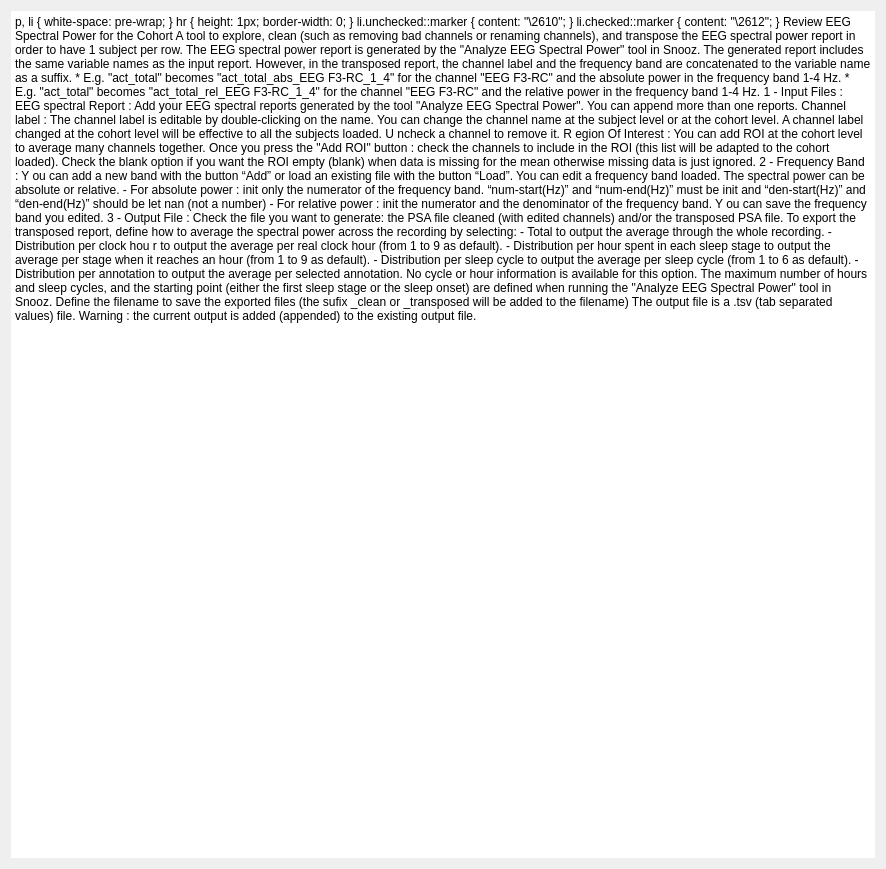
<?xml version="1.0" encoding="UTF-8"?>
<ui version="4.0">
 <class>IntroStep</class>
 <widget class="QWidget" name="IntroStep">
  <property name="geometry">
   <rect>
    <x>0</x>
    <y>0</y>
    <width>886</width>
    <height>869</height>
   </rect>
  </property>
  <property name="windowTitle">
   <string/>
  </property>
  <property name="styleSheet">
   <string>font: 12pt &quot;Roboto&quot;;</string>
  </property>
  <layout class="QHBoxLayout" name="horizontalLayout">
   <item>
    <widget class="QTextEdit" name="textEdit">
     <property name="frameShape">
      <enum>QFrame::Shape::NoFrame</enum>
     </property>
     <property name="frameShadow">
      <enum>QFrame::Shadow::Plain</enum>
     </property>
     <property name="lineWidth">
      <number>0</number>
     </property>
     <property name="readOnly">
      <bool>true</bool>
     </property>
     <property name="html">
      <string>&lt;!DOCTYPE HTML PUBLIC &quot;-//W3C//DTD HTML 4.0//EN&quot; &quot;http://www.w3.org/TR/REC-html40/strict.dtd&quot;&gt;
&lt;html&gt;&lt;head&gt;&lt;meta name=&quot;qrichtext&quot; content=&quot;1&quot; /&gt;&lt;meta charset=&quot;utf-8&quot; /&gt;&lt;style type=&quot;text/css&quot;&gt;
p, li { white-space: pre-wrap; }
hr { height: 1px; border-width: 0; }
li.unchecked::marker { content: &quot;\2610&quot;; }
li.checked::marker { content: &quot;\2612&quot;; }
&lt;/style&gt;&lt;/head&gt;&lt;body style=&quot; font-family:'Roboto'; font-size:12pt; font-weight:400; font-style:normal;&quot;&gt;
&lt;p style=&quot;-qt-paragraph-type:empty; margin-top:0px; margin-bottom:0px; margin-left:0px; margin-right:0px; -qt-block-indent:0; text-indent:0px;&quot;&gt;&lt;br /&gt;&lt;/p&gt;
&lt;p style=&quot; margin-top:0px; margin-bottom:0px; margin-left:0px; margin-right:0px; -qt-block-indent:0; text-indent:0px;&quot;&gt;&lt;span style=&quot; font-weight:600;&quot;&gt;Review EEG Spectral Power for the Cohort&lt;/span&gt;&lt;/p&gt;
&lt;p style=&quot;-qt-paragraph-type:empty; margin-top:0px; margin-bottom:0px; margin-left:0px; margin-right:0px; -qt-block-indent:0; text-indent:0px; font-weight:600;&quot;&gt;&lt;br /&gt;&lt;/p&gt;
&lt;p style=&quot; margin-top:0px; margin-bottom:0px; margin-left:0px; margin-right:0px; -qt-block-indent:0; text-indent:0px;&quot;&gt;A tool to explore, clean (such as removing bad channels or renaming channels), &lt;br /&gt;and transpose the EEG spectral power report in order to have 1 subject per row.&lt;/p&gt;
&lt;p style=&quot; margin-top:0px; margin-bottom:0px; margin-left:0px; margin-right:0px; -qt-block-indent:0; text-indent:0px;&quot;&gt;The EEG spectral power report is generated by the &amp;quot;Analyze EEG Spectral Power&amp;quot; tool in Snooz.&lt;/p&gt;
&lt;p style=&quot;-qt-paragraph-type:empty; margin-top:0px; margin-bottom:0px; margin-left:0px; margin-right:0px; -qt-block-indent:0; text-indent:0px;&quot;&gt;&lt;br /&gt;&lt;/p&gt;
&lt;p style=&quot; margin-top:0px; margin-bottom:0px; margin-left:0px; margin-right:0px; -qt-block-indent:0; text-indent:0px;&quot;&gt;The generated report includes the same variable names as the input report. &lt;/p&gt;
&lt;p style=&quot; margin-top:0px; margin-bottom:0px; margin-left:0px; margin-right:0px; -qt-block-indent:0; text-indent:0px;&quot;&gt;However, in the transposed report, the channel label and the frequency band &lt;br /&gt;are concatenated to the variable name as a suffix.  &lt;/p&gt;
&lt;p style=&quot; margin-top:0px; margin-bottom:0px; margin-left:0px; margin-right:0px; -qt-block-indent:0; text-indent:0px;&quot;&gt;   &lt;/p&gt;
&lt;p style=&quot; margin-top:0px; margin-bottom:0px; margin-left:0px; margin-right:0px; -qt-block-indent:0; text-indent:0px;&quot;&gt;   * E.g. &amp;quot;act_total&amp;quot; becomes &amp;quot;act_total_abs_EEG F3-RC_1_4&amp;quot; &lt;br /&gt;      for the channel &amp;quot;EEG F3-RC&amp;quot; and the absolute power in the frequency band 1-4 Hz. &lt;/p&gt;
&lt;p style=&quot; margin-top:0px; margin-bottom:0px; margin-left:0px; margin-right:0px; -qt-block-indent:0; text-indent:0px;&quot;&gt;   * E.g. &amp;quot;act_total&amp;quot; becomes &amp;quot;act_total_rel_EEG F3-RC_1_4&amp;quot; &lt;/p&gt;
&lt;p style=&quot; margin-top:0px; margin-bottom:0px; margin-left:0px; margin-right:0px; -qt-block-indent:0; text-indent:0px;&quot;&gt;      for the channel &amp;quot;EEG F3-RC&amp;quot; and the relative power in the frequency band 1-4 Hz. &lt;/p&gt;
&lt;p style=&quot;-qt-paragraph-type:empty; margin-top:0px; margin-bottom:0px; margin-left:0px; margin-right:0px; -qt-block-indent:0; text-indent:0px;&quot;&gt;&lt;br /&gt;&lt;/p&gt;
&lt;p style=&quot; margin-top:0px; margin-bottom:0px; margin-left:0px; margin-right:0px; -qt-block-indent:0; text-indent:0px;&quot;&gt;&lt;span style=&quot; text-decoration: underline;&quot;&gt;1 - Input Files :&lt;/span&gt;&lt;/p&gt;
&lt;p style=&quot;-qt-paragraph-type:empty; margin-top:0px; margin-bottom:0px; margin-left:0px; margin-right:0px; -qt-block-indent:0; text-indent:0px;&quot;&gt;&lt;br /&gt;&lt;/p&gt;
&lt;p style=&quot; margin-top:0px; margin-bottom:0px; margin-left:0px; margin-right:0px; -qt-block-indent:0; text-indent:0px;&quot;&gt;&lt;span style=&quot; font-weight:700;&quot;&gt;EEG spectral Report : &lt;/span&gt;&lt;/p&gt;
&lt;p style=&quot; margin-top:0px; margin-bottom:0px; margin-left:0px; margin-right:0px; -qt-block-indent:0; text-indent:0px;&quot;&gt;Add your EEG spectral reports generated by the tool &amp;quot;Analyze EEG Spectral Power&amp;quot;.&lt;/p&gt;
&lt;p style=&quot; margin-top:0px; margin-bottom:0px; margin-left:0px; margin-right:0px; -qt-block-indent:0; text-indent:0px;&quot;&gt;You can append more than one reports. &lt;/p&gt;
&lt;p style=&quot;-qt-paragraph-type:empty; margin-top:0px; margin-bottom:0px; margin-left:0px; margin-right:0px; -qt-block-indent:0; text-indent:0px;&quot;&gt;&lt;br /&gt;&lt;/p&gt;
&lt;p style=&quot; margin-top:0px; margin-bottom:0px; margin-left:0px; margin-right:0px; -qt-block-indent:0; text-indent:0px;&quot;&gt;&lt;span style=&quot; font-weight:700;&quot;&gt;Channel label :&lt;/span&gt; &lt;/p&gt;
&lt;p style=&quot; margin-top:0px; margin-bottom:0px; margin-left:0px; margin-right:0px; -qt-block-indent:0; text-indent:0px;&quot;&gt;&lt;span style=&quot; font-family:'Arial'; color:#000000; background-color:transparent;&quot;&gt;The channel label is editable by double-clicking on the name.&lt;/span&gt;&lt;/p&gt;
&lt;p style=&quot; margin-top:0px; margin-bottom:0px; margin-left:0px; margin-right:0px; -qt-block-indent:0; text-indent:0px;&quot;&gt;&lt;span style=&quot; font-family:'Arial'; color:#000000; background-color:transparent;&quot;&gt;You can change the channel name at the subject level or at the cohort level.&lt;/span&gt;&lt;/p&gt;
&lt;p style=&quot; margin-top:0px; margin-bottom:0px; margin-left:0px; margin-right:0px; -qt-block-indent:0; text-indent:0px;&quot;&gt;&lt;span style=&quot; font-family:'Arial'; color:#000000; background-color:transparent;&quot;&gt;A channel label changed at the cohort level will be effective to all the subjects loaded.&lt;br /&gt;&lt;/span&gt;&lt;a name=&quot;docs-internal-guid-f4d620f5-7fff-c293-f18e-2502f4c333fa&quot;&gt;&lt;/a&gt;&lt;span style=&quot; font-family:'Arial'; color:#000000; background-color:transparent;&quot;&gt;U&lt;/span&gt;&lt;span style=&quot; font-family:'Arial'; color:#000000; background-color:transparent;&quot;&gt;ncheck a channel to remove it.&lt;/span&gt;&lt;/p&gt;
&lt;p style=&quot;-qt-paragraph-type:empty; margin-top:0px; margin-bottom:0px; margin-left:0px; margin-right:0px; -qt-block-indent:0; text-indent:0px; font-family:'Arial'; color:#000000;&quot;&gt;&lt;br /&gt;&lt;/p&gt;
&lt;p style=&quot; margin-top:0px; margin-bottom:0px; margin-left:0px; margin-right:0px; -qt-block-indent:0; text-indent:0px; line-height:138%;&quot;&gt;&lt;a name=&quot;docs-internal-guid-dddb6927-7fff-085b-95eb-f8ee0decd42b&quot;&gt;&lt;/a&gt;&lt;span style=&quot; font-family:'Arial'; font-weight:700; color:#000000; background-color:transparent;&quot;&gt;R&lt;/span&gt;&lt;span style=&quot; font-family:'Arial'; font-weight:700; color:#000000; background-color:transparent;&quot;&gt;egion Of Interest : &lt;/span&gt;&lt;/p&gt;
&lt;p style=&quot; margin-top:0px; margin-bottom:0px; margin-left:0px; margin-right:0px; -qt-block-indent:0; text-indent:0px; line-height:138%;&quot;&gt;&lt;span style=&quot; font-family:'Arial'; color:#000000; background-color:transparent;&quot;&gt;You can add ROI at the cohort level to average many channels together.&lt;br /&gt;Once you press the &amp;quot;Add ROI&amp;quot; button : check the channels to include in the ROI (this list will be adapted to the cohort loaded).&lt;/span&gt;&lt;/p&gt;
&lt;p style=&quot; margin-top:0px; margin-bottom:0px; margin-left:0px; margin-right:0px; -qt-block-indent:0; text-indent:0px; line-height:138%;&quot;&gt;&lt;span style=&quot; font-family:'Arial'; color:#000000; background-color:transparent;&quot;&gt;Check the blank option if you want the ROI empty (blank) when data is missing for the mean otherwise missing data is just ignored.&lt;/span&gt;&lt;/p&gt;
&lt;p style=&quot;-qt-paragraph-type:empty; margin-top:0px; margin-bottom:0px; margin-left:0px; margin-right:0px; -qt-block-indent:0; text-indent:0px; line-height:138%; font-family:'Arial'; color:#000000;&quot;&gt;&lt;br /&gt;&lt;/p&gt;
&lt;p style=&quot; margin-top:0px; margin-bottom:0px; margin-left:0px; margin-right:0px; -qt-block-indent:0; text-indent:0px;&quot;&gt;&lt;span style=&quot; text-decoration: underline;&quot;&gt;2 - Frequency Band :&lt;/span&gt;&lt;/p&gt;
&lt;p style=&quot;-qt-paragraph-type:empty; margin-top:0px; margin-bottom:0px; margin-left:0px; margin-right:0px; -qt-block-indent:0; text-indent:0px;&quot;&gt;&lt;br /&gt;&lt;/p&gt;
&lt;p style=&quot; margin-top:0px; margin-bottom:0px; margin-left:0px; margin-right:0px; -qt-block-indent:0; text-indent:0px;&quot;&gt;&lt;a name=&quot;docs-internal-guid-c9ccd9e0-7fff-5041-9169-1d6acf3f13b1&quot;&gt;&lt;/a&gt;&lt;span style=&quot; font-family:'Arial'; color:#000000; background-color:transparent;&quot;&gt;Y&lt;/span&gt;&lt;span style=&quot; font-family:'Arial'; color:#000000; background-color:transparent;&quot;&gt;ou can add a new band with the button “Add” or load an existing file with the button “Load”.&lt;/span&gt;&lt;/p&gt;
&lt;p style=&quot; margin-top:0px; margin-bottom:0px; margin-left:0px; margin-right:0px; -qt-block-indent:0; text-indent:0px;&quot;&gt;&lt;span style=&quot; font-family:'Arial'; color:#000000; background-color:transparent;&quot;&gt;You can edit a frequency band loaded.&lt;/span&gt;&lt;/p&gt;
&lt;p style=&quot;-qt-paragraph-type:empty; margin-top:0px; margin-bottom:0px; margin-left:0px; margin-right:0px; -qt-block-indent:0; text-indent:0px; font-family:'Arial'; color:#000000;&quot;&gt;&lt;br /&gt;&lt;/p&gt;
&lt;p style=&quot; margin-top:0px; margin-bottom:0px; margin-left:0px; margin-right:0px; -qt-block-indent:0; text-indent:0px;&quot;&gt;&lt;span style=&quot; font-family:'Arial'; color:#000000; background-color:transparent;&quot;&gt;The spectral power can be absolute or relative.&lt;/span&gt;&lt;/p&gt;
&lt;p style=&quot; margin-top:0px; margin-bottom:0px; margin-left:0px; margin-right:0px; -qt-block-indent:0; text-indent:0px;&quot;&gt;&lt;span style=&quot; font-family:'Arial'; color:#000000; background-color:transparent;&quot;&gt;- &lt;/span&gt;&lt;span style=&quot; font-family:'Arial'; font-weight:700; color:#000000; background-color:transparent;&quot;&gt;For absolute power &lt;/span&gt;&lt;span style=&quot; font-family:'Arial'; color:#000000; background-color:transparent;&quot;&gt;: init only the numerator of the frequency band.  “num-start(Hz)” and “num-end(Hz)” must be init and “den-start(Hz)” and “den-end(Hz)” should be let nan (not a number) &lt;/span&gt;&lt;/p&gt;
&lt;p style=&quot; margin-top:0px; margin-bottom:0px; margin-left:0px; margin-right:0px; -qt-block-indent:0; text-indent:0px; line-height:138%; background-color:transparent;&quot;&gt;&lt;span style=&quot; font-family:'Arial'; color:#000000; background-color:transparent;&quot;&gt;- &lt;/span&gt;&lt;span style=&quot; font-family:'Arial'; font-weight:700; color:#000000; background-color:transparent;&quot;&gt;For relative power&lt;/span&gt;&lt;span style=&quot; font-family:'Arial'; color:#000000; background-color:transparent;&quot;&gt; : init the numerator and the denominator of the frequency band.&lt;/span&gt;&lt;/p&gt;
&lt;p style=&quot;-qt-paragraph-type:empty; margin-top:0px; margin-bottom:0px; margin-left:0px; margin-right:0px; -qt-block-indent:0; text-indent:0px; line-height:138%; font-family:'Arial'; color:#000000; background-color:transparent;&quot;&gt;&lt;br /&gt;&lt;/p&gt;
&lt;p style=&quot; margin-top:0px; margin-bottom:0px; margin-left:0px; margin-right:0px; -qt-block-indent:0; text-indent:0px; line-height:138%; background-color:transparent;&quot;&gt;&lt;a name=&quot;docs-internal-guid-93546a18-7fff-7afd-4765-1f4686eca915&quot;&gt;&lt;/a&gt;&lt;span style=&quot; font-family:'Arial'; color:#000000; background-color:transparent;&quot;&gt;Y&lt;/span&gt;&lt;span style=&quot; font-family:'Arial'; color:#000000; background-color:transparent;&quot;&gt;ou can save the frequency band you edited.&lt;/span&gt;&lt;/p&gt;
&lt;p style=&quot;-qt-paragraph-type:empty; margin-top:0px; margin-bottom:0px; margin-left:0px; margin-right:0px; -qt-block-indent:0; text-indent:0px;&quot;&gt;&lt;br /&gt;&lt;/p&gt;
&lt;p style=&quot; margin-top:0px; margin-bottom:0px; margin-left:0px; margin-right:0px; -qt-block-indent:0; text-indent:0px;&quot;&gt;&lt;span style=&quot; text-decoration: underline;&quot;&gt;3 - Output File :&lt;/span&gt;&lt;/p&gt;
&lt;p style=&quot; margin-top:0px; margin-bottom:0px; margin-left:0px; margin-right:0px; -qt-block-indent:0; text-indent:0px;&quot;&gt;	&lt;/p&gt;
&lt;p style=&quot; margin-top:0px; margin-bottom:0px; margin-left:0px; margin-right:0px; -qt-block-indent:0; text-indent:0px;&quot;&gt;Check the file you want to generate: &lt;/p&gt;
&lt;p style=&quot; margin-top:0px; margin-bottom:0px; margin-left:0px; margin-right:0px; -qt-block-indent:0; text-indent:0px;&quot;&gt;the PSA file cleaned (with edited channels) and/or the transposed PSA file. &lt;/p&gt;
&lt;p style=&quot;-qt-paragraph-type:empty; margin-top:0px; margin-bottom:0px; margin-left:0px; margin-right:0px; -qt-block-indent:0; text-indent:0px;&quot;&gt;&lt;br /&gt;&lt;/p&gt;
&lt;p style=&quot; margin-top:0px; margin-bottom:0px; margin-left:0px; margin-right:0px; -qt-block-indent:0; text-indent:0px;&quot;&gt;To export the transposed report, define how to average the spectral power across the recording by selecting: &lt;/p&gt;
&lt;p style=&quot; margin-top:0px; margin-bottom:0px; margin-left:0px; margin-right:0px; -qt-block-indent:0; text-indent:0px;&quot;&gt;-&lt;span style=&quot; font-weight:700;&quot;&gt;Total&lt;/span&gt; to output the average through the whole recording.&lt;br /&gt;-&lt;span style=&quot; font-weight:700;&quot;&gt;Distribution per clock hou&lt;/span&gt;r to output the average per real clock hour (from 1 to 9 as default).&lt;/p&gt;
&lt;p style=&quot; margin-top:0px; margin-bottom:0px; margin-left:0px; margin-right:0px; -qt-block-indent:0; text-indent:0px;&quot;&gt;-&lt;span style=&quot; font-weight:700;&quot;&gt;Distribution per hour spent in each sleep stage&lt;/span&gt; to output the average per stage when it reaches an hour (from 1 to 9 as default).&lt;/p&gt;
&lt;p style=&quot; margin-top:0px; margin-bottom:0px; margin-left:0px; margin-right:0px; -qt-block-indent:0; text-indent:0px;&quot;&gt;-&lt;span style=&quot; font-weight:700;&quot;&gt;Distribution per sleep cycle &lt;/span&gt;to output the average per sleep cycle (from 1 to 6 as default).&lt;br /&gt;-&lt;span style=&quot; font-weight:700;&quot;&gt;Distribution per annotation&lt;/span&gt; to output the average per selected annotation. No cycle or hour information is available for this option.&lt;/p&gt;
&lt;p style=&quot;-qt-paragraph-type:empty; margin-top:0px; margin-bottom:0px; margin-left:0px; margin-right:0px; -qt-block-indent:0; text-indent:0px;&quot;&gt;&lt;br /&gt;&lt;/p&gt;
&lt;p style=&quot; margin-top:0px; margin-bottom:0px; margin-left:0px; margin-right:0px; -qt-block-indent:0; text-indent:0px;&quot;&gt;The maximum number of hours and sleep cycles, and the starting point (either the first sleep stage or the sleep onset) are defined when running the &amp;quot;Analyze EEG Spectral Power&amp;quot; tool in Snooz.&lt;/p&gt;
&lt;p style=&quot;-qt-paragraph-type:empty; margin-top:0px; margin-bottom:0px; margin-left:0px; margin-right:0px; -qt-block-indent:0; text-indent:0px;&quot;&gt;&lt;br /&gt;&lt;/p&gt;
&lt;p style=&quot; margin-top:0px; margin-bottom:0px; margin-left:0px; margin-right:0px; -qt-block-indent:0; text-indent:0px;&quot;&gt;Define the filename to save the exported files &lt;br /&gt;(the sufix _clean or _transposed will be added to the filename)&lt;/p&gt;
&lt;p style=&quot;-qt-paragraph-type:empty; margin-top:0px; margin-bottom:0px; margin-left:0px; margin-right:0px; -qt-block-indent:0; text-indent:0px;&quot;&gt;&lt;br /&gt;&lt;/p&gt;
&lt;p style=&quot; margin-top:0px; margin-bottom:0px; margin-left:0px; margin-right:0px; -qt-block-indent:0; text-indent:0px;&quot;&gt;The output file is a .tsv (tab separated values) file. &lt;/p&gt;
&lt;p style=&quot;-qt-paragraph-type:empty; margin-top:0px; margin-bottom:0px; margin-left:0px; margin-right:0px; -qt-block-indent:0; text-indent:0px;&quot;&gt;&lt;br /&gt;&lt;/p&gt;
&lt;p style=&quot; margin-top:0px; margin-bottom:0px; margin-left:0px; margin-right:0px; -qt-block-indent:0; text-indent:0px;&quot;&gt;Warning : the current output is added (appended) to the existing output file.&lt;/p&gt;&lt;/body&gt;&lt;/html&gt;</string>
     </property>
    </widget>
   </item>
  </layout>
 </widget>
 <resources>
  <include location="../../../../../snooz-toolbox/src/main/python/ui/themes/themes.qrc"/>
 </resources>
 <connections/>
</ui>
